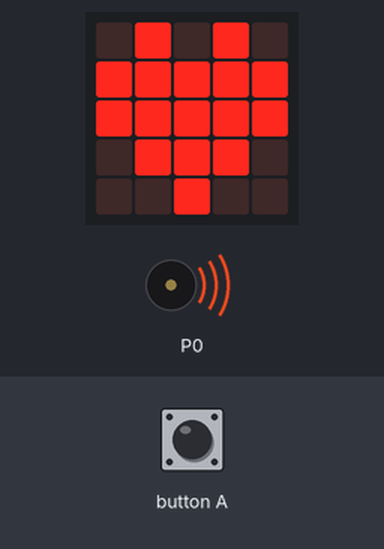
Recording of a program running on a simulated BBC micro:bit (MakeCode). Shown: the board's 5×5 LED display, buzzer (waves = sounding). Inputs (shaded band) come from the test bench.

Above: at 0.71 s.
1.5 s: button A pressed for 0.15 s
At 2.5 s:
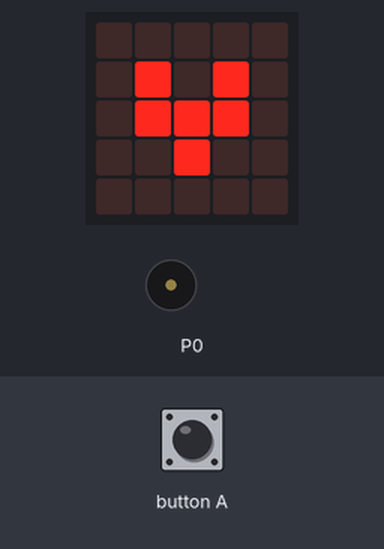
At 3.4 s:
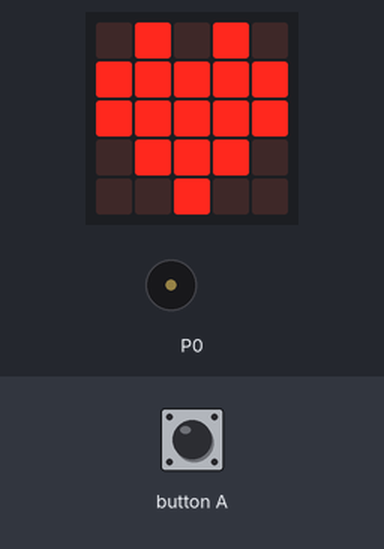
Timing chart, 0 to 4.9 s (numbered marks = the images above; inputs shaded):
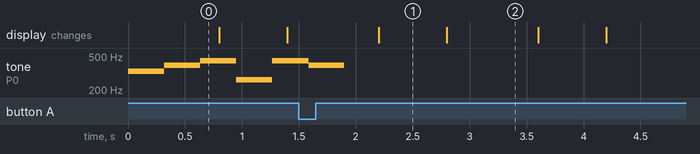

The program:

main.ts
```typescript
input.onButtonPressed(Button.A, function () {
    if (music.volume() == 0) {
        music.setVolume(255)
    } else {
        music.setVolume(0)
    }
})
music.setTempo(48)
music.setVolume(255)
loops.everyInterval(200, function () {
    basic.showIcon(IconNames.Heart)
    basic.pause(200)
    basic.showIcon(IconNames.SmallHeart)
})
basic.forever(function () {
    music.playTone(330, music.beat(BeatFraction.Quarter))
    music.playTone(392, music.beat(BeatFraction.Quarter))
    music.playTone(440, music.beat(BeatFraction.Quarter))
    music.playTone(262, music.beat(BeatFraction.Quarter))
    music.playTone(440, music.beat(BeatFraction.Quarter))
    music.playTone(392, music.beat(BeatFraction.Quarter))
    music.playTone(330, music.beat(BeatFraction.Quarter))
    music.playTone(196, music.beat(BeatFraction.Quarter))
    music.playTone(294, music.beat(BeatFraction.Quarter))
    music.playTone(262, music.beat(BeatFraction.Quarter))
    music.playTone(294, music.beat(BeatFraction.Quarter))
    music.playTone(196, music.beat(BeatFraction.Eighth))
    music.playTone(330, music.beat(BeatFraction.Eighth))
    music.playTone(294, music.beat(BeatFraction.Quarter))
    music.playTone(262, music.beat(BeatFraction.Quarter))
    music.playTone(220, music.beat(BeatFraction.Quarter))
    music.playTone(165, music.beat(BeatFraction.Quarter))
    music.playTone(196, music.beat(BeatFraction.Quarter))
    music.playTone(220, music.beat(BeatFraction.Quarter))
    music.playTone(262, music.beat(BeatFraction.Quarter))
    music.playTone(175, music.beat(BeatFraction.Quarter))
    music.playTone(294, music.beat(BeatFraction.Quarter))
    music.playTone(330, music.beat(BeatFraction.Quarter))
    music.playTone(349, music.beat(BeatFraction.Quarter))
    music.playTone(220, music.beat(BeatFraction.Quarter))
    music.playTone(330, music.beat(BeatFraction.Quarter))
    music.playTone(262, music.beat(BeatFraction.Quarter))
    music.playTone(294, music.beat(BeatFraction.Quarter))
    music.playTone(196, music.beat(BeatFraction.Quarter))
    music.playTone(220, music.beat(BeatFraction.Quarter))
    music.playTone(262, music.beat(BeatFraction.Quarter))
    music.playTone(247, music.beat(BeatFraction.Quarter))
    music.playTone(196, music.beat(BeatFraction.Quarter))
    music.playTone(659, music.beat(BeatFraction.Quarter))
    music.playTone(784, music.beat(BeatFraction.Quarter))
    music.playTone(880, music.beat(BeatFraction.Quarter))
    music.playTone(523, music.beat(BeatFraction.Eighth))
    music.playTone(988, music.beat(BeatFraction.Eighth))
    music.playTone(880, music.beat(BeatFraction.Quarter))
    music.playTone(784, music.beat(BeatFraction.Quarter))
    music.playTone(659, music.beat(BeatFraction.Quarter))
    music.playTone(523, music.beat(BeatFraction.Quarter))
    music.playTone(587, music.beat(BeatFraction.Quarter))
    music.playTone(523, music.beat(BeatFraction.Quarter))
    music.playTone(587, music.beat(BeatFraction.Quarter))
    music.playTone(392, music.beat(BeatFraction.Eighth))
    music.playTone(659, music.beat(BeatFraction.Eighth))
    music.playTone(587, music.beat(BeatFraction.Quarter))
    music.playTone(523, music.beat(BeatFraction.Quarter))
    music.playTone(440, music.beat(BeatFraction.Quarter))
    music.playTone(330, music.beat(BeatFraction.Quarter))
    music.playTone(392, music.beat(BeatFraction.Quarter))
    music.playTone(440, music.beat(BeatFraction.Quarter))
    music.playTone(523, music.beat(BeatFraction.Quarter))
    music.playTone(349, music.beat(BeatFraction.Quarter))
    music.playTone(587, music.beat(BeatFraction.Quarter))
    music.playTone(659, music.beat(BeatFraction.Quarter))
    music.playTone(587, music.beat(BeatFraction.Quarter))
    music.playTone(392, music.beat(BeatFraction.Quarter))
    music.playTone(523, music.beat(BeatFraction.Quarter))
    music.playTone(440, music.beat(BeatFraction.Quarter))
    music.playTone(523, music.beat(BeatFraction.Quarter))
    music.playTone(392, music.beat(BeatFraction.Quarter))
    music.playTone(349, music.beat(BeatFraction.Quarter))
    music.playTone(392, music.beat(BeatFraction.Quarter))
    music.playTone(330, music.beat(BeatFraction.Half))
    music.rest(music.beat(BeatFraction.Half))
})
```

test.ts
```typescript
// 在這裡測試；當此封包作為擴充功能時，將不會編譯此內容。
```

Measured:
- what the display in image 1 shows lasts 0.6 s, from 2.2 s to 2.8 s
- what the display in image 2 shows lasts 0.8 s, from 2.8 s to 3.6 s
